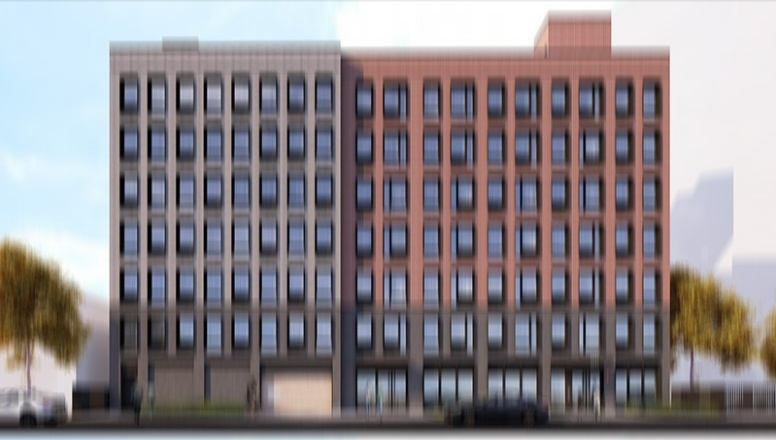
#> input picture 5.Image Restoration/image1.jpg, 776 x 440 px
$ jupyter execute HW5_ans.ipynb   (shell and % lines are left out)   (older library calls are emulated)   (text cells are left out)
#> lines starting #> are read from the running program, lines starting #| are printed output that depends on the picture; after the words box and inside, x2 and y2 are one past the last pixel; in counts of white or black regions, pixels touching at a corner belong together; long printed decimals are rounded; pictures that were not available may be replaced by others from this repository, and a replacement may not be noted
[cell 1]
import cv2
import numpy as np
import matplotlib.pyplot as plt
from scipy.fftpack import fft2, ifft2, ifftshift

[cell 2]
def image_restoration(img, h):
    '''
    perform image restoration
    inputs:
        img(ndarray): input RGB image
        h(ndarray): Binary image of camera movement
    outputs:
        output(ndarray): restored image
    '''
    #################
    # start your code
    h_nor = h / np.sum(h)
    H = fft2(ifftshift(h_nor))


    G = np.zeros_like(img,dtype=np.complex_)
    Fhat = np.zeros_like(img,dtype=np.complex_)
    f = np.zeros_like(img,dtype=np.uint8)


    K =0.00075
    T = np.conj(H) / (np.square(np.abs(H)) + K)


    for i in range(3):
        G[:,:,i] = fft2(img[:,:,i])
        Fhat[:,:,i] = G[:,:,i] * T
        f[:,:,i] = np.abs(ifft2(Fhat[:,:,i]))


    # end your code
    ################


    return f

[cell 3]
img = cv2.imread('image1.jpg')
#> img is the input picture: shape (440, 776, 3); mean B, G, R 138.9, 135, 141.3
img = cv2.cvtColor(img,cv2.COLOR_BGR2RGB)
h = cv2.imread('h.bmp')
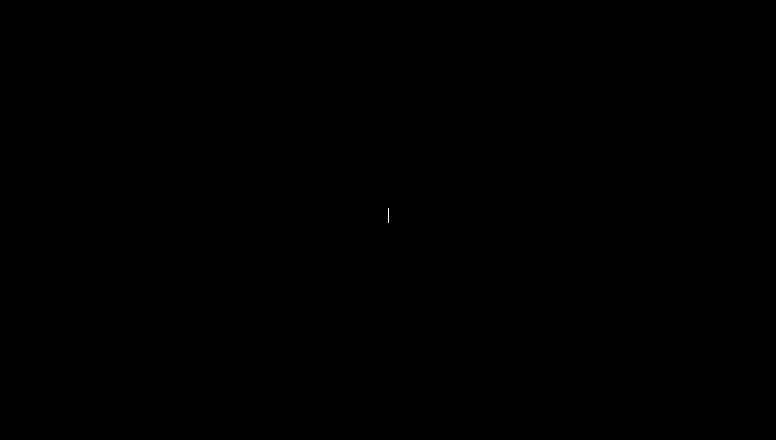
#> input picture 5.Image Restoration/h.bmp, 776 x 440 px
#> h is the input picture: shape (440, 776, 3); 0% white in thin lines or dots, all inside (x1, y1, x2, y2) = (388, 208, 389, 223)
h = cv2.cvtColor(h,cv2.COLOR_BGR2GRAY)
output = image_restoration(img,h)
#> after the loop in image_restoration, `for i in range(3):`:
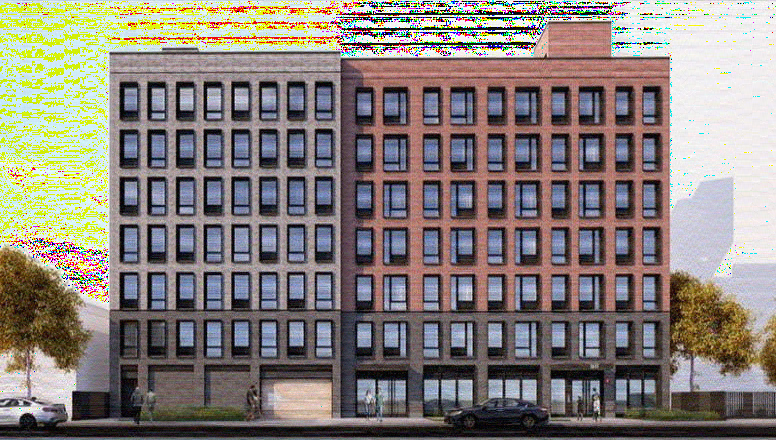
#> f: shape (440, 776, 3); mean R, G, B 136.4, 128.9, 123.6
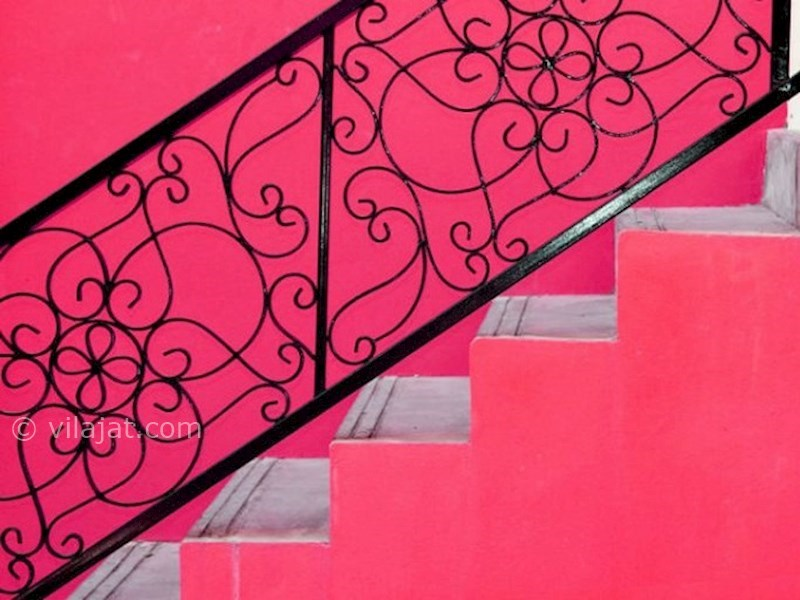
#> input picture 5.Image Restoration/image2.jpg, 800 x 600 px
#> further down, img is the input picture: shape (600, 800, 3); mean B, G, R 101.6, 62.3, 211.2
plt.figure(figsize=(5,5))
plt.imshow(img)
plt.axis('off')
plt.title('input image')
plt.figure(figsize=(5,5))
plt.imshow(h,cmap='gray')
plt.axis('off')
plt.title('h')
plt.figure(figsize=(5,5))
plt.imshow(output)
plt.axis('off')
plt.title('restored image')

[cell 4]
def smoothing(img):
  '''
  perform image smoothing
  you can use libraries here

  inputs :
    img (ndarray): input Grayscale image

  outputs :
    output (ndarray) : smoothed image
  '''
  output = img.copy()

  ####################
  # start of your code

  output = cv2.GaussianBlur(img, (5, 5), 1.4)
  # end of your code
  ####################
  return output

[cell 5]
def comput_gradient(img):

  '''
  compute image gradiend magnitude and angle
  you can use libraries here

  inputs :
    img (ndarray): input Grayscale image

  outputs :
    mag (ndarray) : gradient magnitude
    angle (ndarray) : gradient angle
  '''

  mag = np.zeros_like(img)
  angle = np.zeros_like(img)
  ####################
  # start of your code
  gx = cv2.Sobel(np.float32(img), cv2.CV_64F, 1, 0, 3)
  gy = cv2.Sobel(np.float32(img), cv2.CV_64F, 0, 1, 3)


  mag = np.sqrt(gx **2 + gy**2)
  angle = np.arctan2(gy,gx) * 180 / np.pi
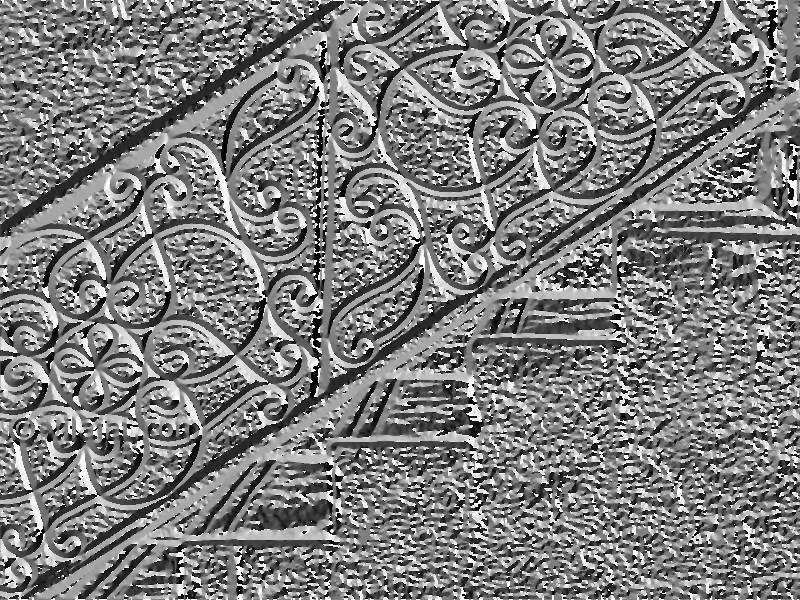
#> angle: shape (600, 800) float64; min -179.8, max 180, mean -1.9; drawn with min black and max white

  # end of your code
  ####################


  return mag,angle

[cell 6]
def NMS(mag,angle):
  '''
  perform non-maximum suppression
  **you should Not use libraries here**

  inputs :
    mag (ndarray) : gradient magnitude
    angle (ndarray) : gradient angle

  outputs :
    output (ndarray) : one-pixel width edges
  '''
  output = mag.copy()
  ####################
  # start of your code
  ang = angle
  height, width = mag.shape
#> height = 600; width = 800


  for i_x in range(width):
        for i_y in range(height):
            grad_ang = abs(ang[i_y, i_x])
            if grad_ang<= 22.5:
                neighb_indexes = [[i_x-1, i_y],[i_x + 1, i_y]]


            elif grad_ang>22.5 and grad_ang<=(22.5 + 45):
                neighb_indexes = [[i_x-1, i_y-1],[i_x + 1, i_y + 1]]


            elif grad_ang>(22.5 + 45) and grad_ang<=(22.5 + 90):
                neighb_indexes = [[i_x, i_y-1],[i_x, i_y + 1]]


            elif grad_ang>(22.5 + 90) and grad_ang<=(22.5 + 135):
                neighb_indexes = [[i_x-1, i_y + 1],[i_x + 1, i_y-1]]


            elif grad_ang>(22.5 + 135) and grad_ang<=(22.5 + 180):
                neighb_indexes = [[i_x-1, i_y],[i_x + 1, i_y]]


            # Non-maximum suppression step
            if width>neighb_indexes[0][0]>= 0 and height>neighb_indexes[0][1]>= 0:
                if mag[i_y, i_x]<mag[neighb_indexes[0][1], neighb_indexes[0][0]]:
                    mag[i_y, i_x]= 0
                    continue

            if width>neighb_indexes[1][0]>= 0 and height>neighb_indexes[1][1]>= 0:
                if mag[i_y, i_x]<mag[neighb_indexes[1][1], neighb_indexes[1][0]]:
                    mag[i_y, i_x]= 0
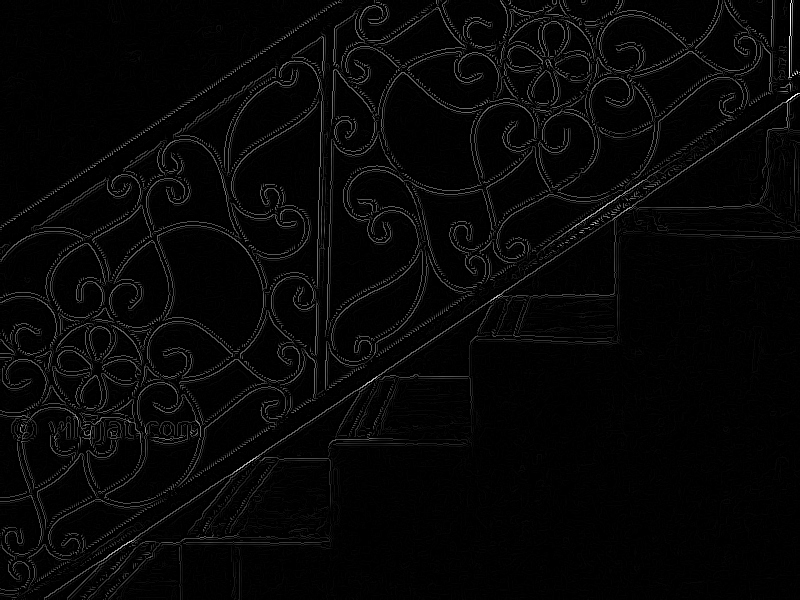
#> mag: shape (600, 800) float64; min 0, max 500.1, mean 13.1; drawn with min black and max white

  output = mag


  # end of your code
  ####################

  return output

[cell 7]
def recursive(img,x,y):
    for i in range(-1,2):
        for j in range(-1,2):
            if img.shape[1]>x + j>=0 and img.shape[0]>y + i>=0:
                if img[y + i,x + j] == 125:
                    img[y + i,x + j] = 255
                    recursive(img,x+j,y+i)

[cell 8]
def hysteresis_threshold(edges,min_th,max_th):
  '''
  perform two-steps threshold
  **you should Not use libraries here**

  inputs :
    edges (ndarray) : edges of image
    min_th (int) : weak threshold
    max_th (int) : strong threshold

  outputs :
    output (ndarray) : final edge image
  '''
#> called with min_th = 40, max_th = 125
  output = edges.copy()
  ####################
  # start of your code
  weak_ids = np.zeros_like(edges)
  strong_ids = np.zeros_like(edges)
  ids = np.zeros_like(edges)


  for i_x in range(edges.shape[1]):
      for i_y in range(edges.shape[0]):

          grad_mag = edges[i_y, i_x]

          if grad_mag<min_th:
              ids[i_y, i_x]= 0
          elif max_th>grad_mag>= min_th:
              ids[i_y, i_x]= 125
          else:
              ids[i_y, i_x]= 255

  Ys,Xs = np.where(ids==255)
  for i in range(len(Ys)):
    recursive(ids,Xs[i],Ys[i])
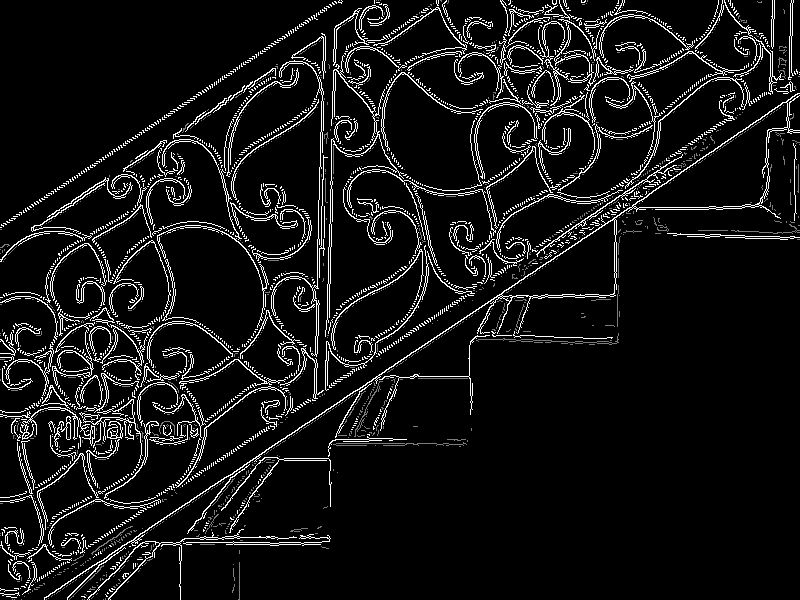
#> ids: shape (600, 800) float64; min 0, max 255, mean 20.2
  Ys,Xs = np.where(ids==125)
#> Ys = 4349 values from 0 to 599; Xs = 4349 values, max 799 at index 322, min 0 at index 1356, mean 395.2
  ids[Ys,Xs] = 0
#> ids: shape (600, 800) float64; 7.5% white in thin lines or dots
  output = ids

  # end of your code
  ####################

  return output

[cell 9]
def canny(img,min_th = 40,max_th=200):
  smooth_img = smoothing(img)
  mag,angle = comput_gradient(smooth_img)
  edges = NMS(mag,angle)
  final_edges = hysteresis_threshold(edges,min_th,max_th)
  return final_edges

[cell 10]
def openCV_Canny(img,min_th,max_th):
  '''
  use opencv to get canny edges

  inputs:
    img (ndarray): input grayscale image
    min_th (int) : weak threshold
    max_th (int) : strong threshold
  outputs:
    cv2_canny (ndarray) : final edges

  '''
#> called with min_th = 40, max_th = 125

  cv2_canny = np.zeros_like(img)
  ####################
  # start of your code

  cv2_canny =  cv2.Canny(img,min_th,max_th)
#> cv2_canny: shape (600, 800); 7.3% white in thin lines or dots
  # end of your code
  ####################


  return cv2_canny

[cell 11]
img = img = cv2.imread('image2.jpg')
img = cv2.cvtColor(img,cv2.COLOR_BGR2RGB)
image_g = cv2.cvtColor(img,cv2.COLOR_RGB2GRAY)
min_th,max_th = 40,125
edges = canny(image_g,min_th,max_th)
edges_opencv = openCV_Canny(image_g,min_th,max_th)

plt.figure(figsize=(5,5))
plt.imshow(img)
plt.axis('off')
plt.title('input image')
plt.figure(figsize=(5,5))
plt.imshow(edges,cmap='gray')
plt.axis('off')
plt.title('custom Canny')
plt.figure(figsize=(5,5))
plt.imshow(edges_opencv,cmap='gray')
plt.axis('off')
plt.title('OpenCV Canny')

[cell 12]
# compute proper number of iterations
iterations = 0
def circle_RANSAC(edges):
  '''
  modify RANSAC algorithm to find two circles params
  **you should NOT use libraries here**

  inputs:
    edges (ndarray): edges of image

  outputs:
    X0s (list) : x location of centers(center of circle)
    Y0s (list) : y location of centers(center of circle)
    rs (list) : raduis of circles

  '''
  global iterations
  x0s = []
  y0s = []
  rs = []

  TOLERANCE = 5  # Distance Tolerance
  THRESH = 0.20  # Required No. of Inliers to Accept a Model
  MAX_ITER = 2000  # As the name suggests!

  ####################
  # start of your code

  # end of your code
  ####################

  return x0s, y0s, rs

[cell 13]
import numpy as np
import cv2
from math import sqrt
from google.colab.patches import cv2_imshow

class RANSAC:
    def __init__(self,mask,iterations):
        self.iterations = iterations
        self.Xs,self.Ys  = np.where(mask >0)
        self.mask = mask


    def run(self):
        num_points = np.arange(len(self.Xs))
        print('num points',len(num_points))
        inliers = []
        final_a,final_b,final_r = 0,0,0
        for _ in range(self.iterations):
            idx = np.random.choice(num_points,3,replace=False)
            a,b,r = self.findCircle(self.Xs[idx[0]],self.Ys[idx[0]],self.Xs[idx[1]],self.Ys[idx[1]],self.Xs[idx[2]],self.Ys[idx[2]])
            temp = self.check_inlier(a,b,r,eps=5)
            if len(inliers) < len(temp):
                inliers = temp
                final_a, final_b, final_r = a,b,r

        return inliers,final_a,final_b,final_r


    def check_inlier(self,a,b,r,eps):
        inliers = []
        for i in range(len(self.Xs)):
            if np.abs((self.Xs[i] - a)** 2 + (self.Ys[i] - b)**2 - r**2) <= eps :
                inliers.append(i)

        return inliers


    def findCircle(self,x1, y1, x2, y2, x3, y3):
        x12 = x1 - x2
        x13 = x1 - x3

        y12 = y1 - y2
        y13 = y1 - y3

        y31 = y3 - y1
        y21 = y2 - y1

        x31 = x3 - x1
        x21 = x2 - x1

        # x1^2 - x3^2
        sx13 = pow(x1, 2) - pow(x3, 2)

        # y1^2 - y3^2
        sy13 = pow(y1, 2) - pow(y3, 2)

        sx21 = pow(x2, 2) - pow(x1, 2)
        sy21 = pow(y2, 2) - pow(y1, 2)

        f = (((sx13) * (x12) + (sy13) *
              (x12) + (sx21) * (x13) +
              (sy21) * (x13)) // (2 *
                                  ((y31) * (x12) - (y21) * (x13))))

        g = (((sx13) * (y12) + (sy13) * (y12) +
              (sx21) * (y13) + (sy21) * (y13)) //
             (2 * ((x31) * (y12) - (x21) * (y13))))

        c = (-pow(x1, 2) - pow(y1, 2) -
             2 * g * x1 - 2 * f * y1)

        # eqn of circle be x^2 + y^2 + 2*g*x + 2*f*y + c = 0
        # where centre is (h = -g, k = -f) and
        # radius r as r^2 = h^2 + k^2 - c
        h = -g
        k = -f
        sqr_of_r = h * h + k * k - c

        # r is the radius
        r = round(sqrt(sqr_of_r), 5)

        return h,k,int(r)


    def draw(self,img,a,b,r,color=(0,255,0)):
        if len(img.shape) < 3:
            image = cv2.merge([img,img,img])
        else:
            image = img.copy()
        cv2.circle(image, (b,a), r, color, 1)
        return image


img = cv2.imread('image3.bmp',0)
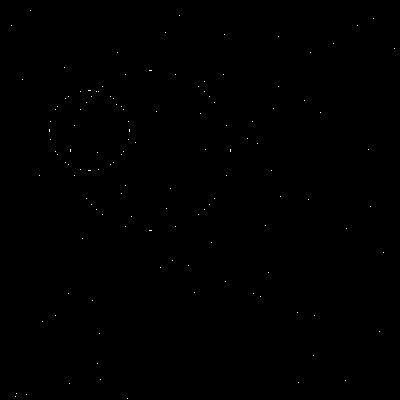
#> input picture 5.Image Restoration/image3.jpg, 400 x 400 px, given in place of image3.bmp, which was not available
#> img is the input picture: shape (400, 400); min 0, max 255, mean 0.3


print('iterations :',(np.log10(1 - 0.9999))/np.log10( 1 - (2/3)**3))
print('count',np.sum(img)/255)
#| count 165.373

Xs,Ys = np.where(img >0)
#> Xs = 3078 values from 8 to 399; Ys = 3078 values, max 399 at index 248, min 8 at index 75, mean 166.6
ss = set()
for i in range(len(Xs)):
    ss.add(img[Xs[i],Ys[i]])
#> after the loop, ss = 11 items
print(ss)
#| {1, 2, 3, 4, 5, 6, 251, 252, 253, 254, 255}
ransac = RANSAC(img,iterations=100)
#> in __init__, `self.Xs,self.Ys  = np.where(mask >0)`: self.Xs = 3078 values from 8 to 399; self.Ys has the same summary as Ys outside __init__
inliers,a,b,r = ransac.run()
#> in run, `num_points = np.arange(len(self.Xs))`: num_points = 3078 values from 0 to 3077
#| num points 3078
#> the loop in run, `for _ in range(self.iterations):` made 100 passes
#> (idx, x12 in findCircle, x13 in findCircle, y12 in findCircle, y13 in findCircle, y31 in findCircle, y21 in findCircle, x31 in findCircle) on passes 2, 5, 10: ([676, 2995, 2402], -297, -151, 91, -107, 107, -91, 151), ([2137, 765, 1822], 110, 35, -12, 171, -171, 12, -35), ([1505, 1987, 2129], -47, -59, -16, -33, 33, 16, 59)
#> (idx, x12 in findCircle, x13 in findCircle, y12 in findCircle, y13 in findCircle, y31 in findCircle, y21 in findCircle, x31 in findCircle) on passes 3, 7, 8, 12, 15, 16: ([1347, 839, 2437], 40, -116, -156, -119, 119, 156, 116), ([1450, 614, 611], 56, 57, 118, -1, 1, -118, -57), ([8, 421, 2388], -68, -234, -42, -30, 30, 42, 234), ([2450, 1872, 2380], 75, 21, -1, -40, 40, 1, -21), ([2056, 186, 2436], 166, -55, -135, -79, 79, 135, 55), ([2761, 1417, 2078], 175, 115, -331, -50, 50, 331, -115)
image = ransac.draw(img,a,b,r)
print(a,b,r)
#| 197 159 123
print(len(ransac.Xs),len(ransac.Ys),len(inliers))
#| 3078 3078 8
xs = ransac.Xs
ys = ransac.Ys.tolist()
for inlier in reversed(inliers):
    xs = np.delete(xs,inlier)
    ys = np.delete(ys,inlier)
#> this loop made 8 passes
#> inlier on passes 1 to 8: 1980, 1824, 1712, 1360, 1332, 1304, 559, 456
    #ys.remove(ys[inlier])
ransac.Xs = xs
ransac.Ys = ys


print('ss',ss)
#| ss {1, 2, 3, 4, 5, 6, 251, 252, 253, 254, 255}
print(len(ransac.Xs),len(ransac.Ys))
#| 3070 3070
ransac.iterations = 200
inliers,a,b,r = ransac.run()
#| num points 3070
print(a,b,r)
#| 148 147 81
image = ransac.draw(image,a,b,r,color=(0,0,255))
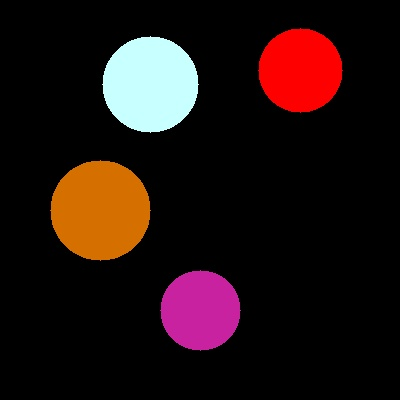
#> input picture 5.Image Restoration/image5.jpg, 400 x 400 px
#> further down, img is the input picture: shape (400, 400, 3); mean B, G, R 16.7, 18.2, 34.6

#cv2.imwrite('ans_part3.jpg',image)
cv2_imshow(image)

[cell 14]
def opencv_houghCircles(img):
  '''
  use hough transform to find circle location
  **you should NOT use libraries here**

  inputs:
    img (ndarray): input RGB image

  outputs:
    output (ndarray): outout image which is input image with green lines on circles

  '''

  output = np.zeros_like(img)
  ####################
  # start of your code
  Ig = cv2.GaussianBlur(img, (3,3), 0)
  Ig = cv2.cvtColor(Ig, cv2.COLOR_RGB2GRAY)
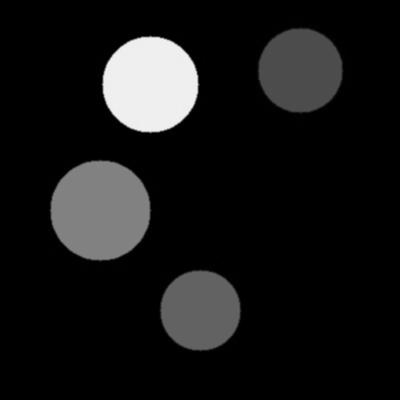
#> Ig: shape (400, 400); min 0, max 240, mean 22.9


  circles = cv2.HoughCircles(Ig, cv2.HOUGH_GRADIENT, dp = 1, minDist = 20, param1=150,param2=20,minRadius=0,maxRadius=100)
  for c in circles[0,:]:
      cv2.circle(img,(c[0],c[1]), np.int(c[2]), (0,255,0),2)
#> this loop made 4 passes
#> c on passes 1 to 4: [99.5, 210.5, 49.9], [149.5, 84.5, 47.8], [200.5, 310.5, 39.9], [298.5, 69.5, 42.7]
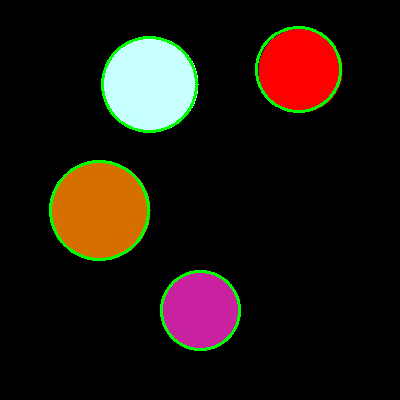
#> img: shape (400, 400, 3); mean R, G, B 31.4, 21.7, 15

  output = img
  # end of your code
  ####################


  return output

[cell 15]
img = cv2.imread('image5.jpg')
img = cv2.cvtColor(img,cv2.COLOR_BGR2RGB)
output = opencv_houghCircles(img)
plt.figure(figsize=(5,5))
plt.imshow(output)
plt.axis('off')
plt.title('OpenCV hough circles')
